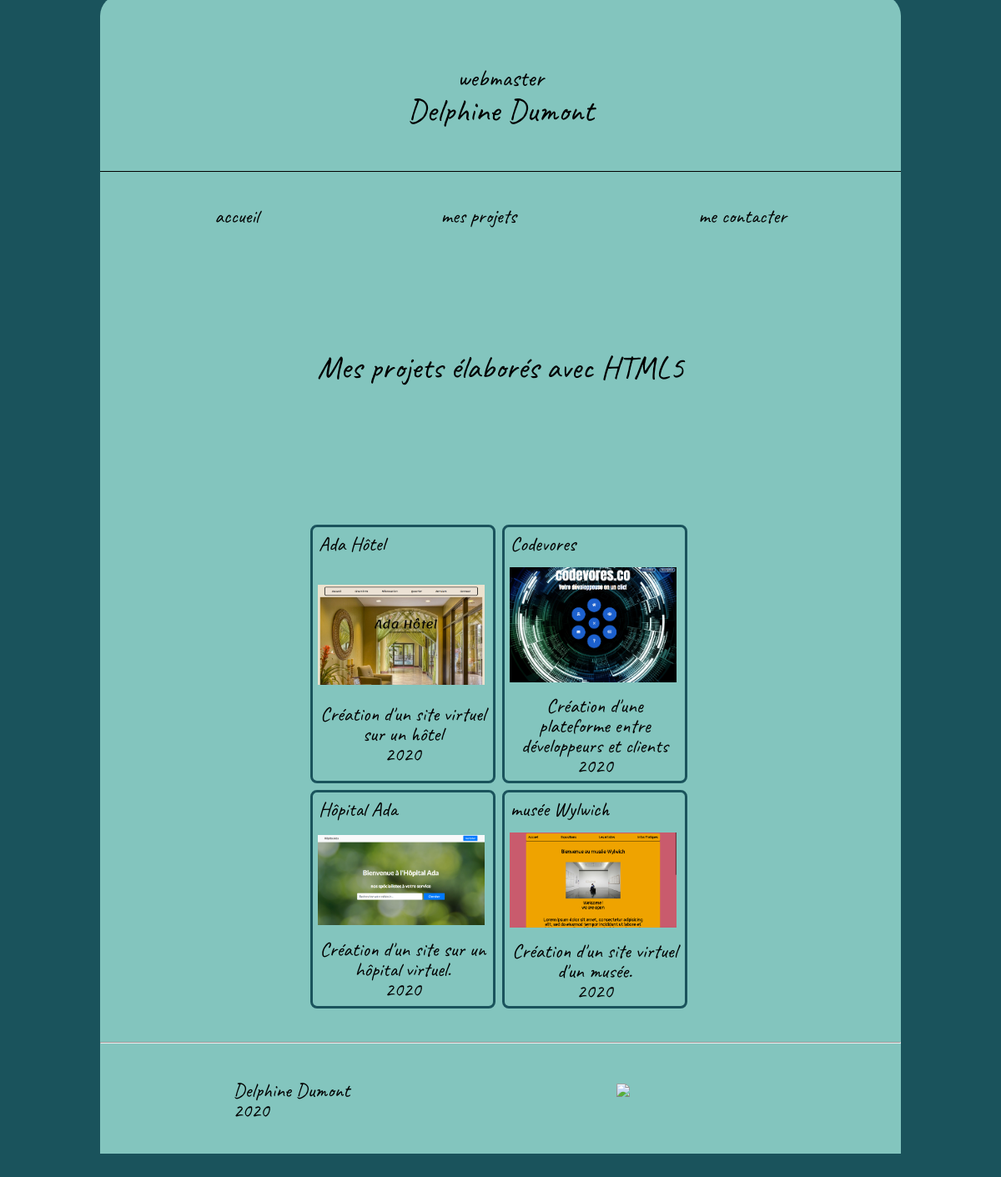
The app's page /projet_par_techno.php?lien_techno=HTML5 with its own data.
### tables this page shows
CREATE TABLE `projet` (
  `id_projet` int(11) NOT NULL,
  `titre_projet` varchar(250) NOT NULL,
  `chapo` varchar(250) DEFAULT NULL,
  `texte` text NOT NULL,
  `annee_realisation` int(11) NOT NULL,
  `client` varchar(250) DEFAULT NULL,
  `lien` varchar(250) DEFAULT NULL,
  `ordre` int(11) NOT NULL,
  `online` tinyint(1) DEFAULT NULL
);

### projet_par_techno.php (the view, shortened to what this page needs)
<?php include 'config.php';
include PATH_TEMPLATE . "include/head.php";
?>
<?php
$reponse = $bdd->query(" SELECT * from projet,projet_techno,technologie
                        WHERE projet.id_projet=projet_techno.projet_id
                        AND projet_techno.techno_id= technologie.id_techno
                        AND technologie.nom_techno = '$_GET[lien_techno]'");
$result_techno = $reponse->fetchAll();
if (empty($result_techno)) {
  header("location:projet_liens.php");
  exit;
} else {
    echo "<main>";
    echo "<h1> Mes projets élaborés avec $_GET[lien_techno] </h1><br> ";
    echo "<div class='contenair_projets'>";
        foreach ($result_techno as $key => $projetParTechno) {
          $url_lienProjet = "projet.php?projetChoisi=" . $projetParTechno["id_projet"];
          echo "<div class='tousProjets'>";
          echo "<a href='$url_lienProjet'>" . $projetParTechno['titre_projet'] .  "</a>";
          echo html_image("image/projet/" .  $projetParTechno["titre_projet"] . "1.jpg","demoImage" );
             echo $projetParTechno["texte"] . "<br>";
             echo $projetParTechno["annee_realisation"];
            echo "</div>";
              }
    echo "</div>";
    echo "</main>";
}
include PATH_TEMPLATE . "include/footer.php";
?>

### template/site2020/include/head.php (shortened to what this page needs)
<!DOCTYPE html>
<html lang="fr" dir="ltr">
  <head>
    <link rel="stylesheet" href="<?php echo URL_TEMPLATE ?>/css/mes_styles.css">
  </head>
  <body>
    <header>
      <div class="contenair">
        <div class="titre_nom">
          <h1><?php echo NOM_DU_TITLE ?></h1>
          <h2>webmaster</h2>
        </div>
        <div class="navigation">
          <?php include "navigation.php" ?>
        </div>
      </div>
    </header>
    <main>

### template/site2020/include/navigation.php
<nav>
  <ul>
    <li><a href="<?php echo CV_URL_SITE ?>">accueil</a></li>
    <li><a href="<?php echo CV_URL_SITE . "projet_liens.php" ?>">mes projets</a></li>
    <li><a href="<?php echo CV_URL_SITE . "contact.php" ?>">me contacter</a></li>
  </ul>
</nav>

### fonctions_utiles.php (shortened to what this page needs)
<?php
function MontrerContenu($genre) {
    global $bdd;
    $query = $bdd -> prepare("SELECT * from simpledonnee where genre = :genre");
    $query -> execute([":genre" => $genre]);
    $val = $query ->  fetch(PDO::FETCH_ASSOC);
    if(isset($val["contenu"])) {
        return $val["contenu"];
    }
}
function html_image($urlImage, $classHtml = "") {
        if(is_file(CV_PATH_SITE .$urlImage)) {
            return "<img src='".CV_URL_SITE."/$urlImage' class='$classHtml'>";
        }
        return "";
}

### template/site2020/include/footer.php (shortened to what this page needs)
<footer>
<hr>
  <div class="contenairFooter">
      <div class="delfDate">
        <div class="">
          <?php echo NOM_DU_TITLE ?>
        </div>
        <div class="">
          <?php echo date("Y") ?>
        </div>
      </div>
      <div class="logo">
        <a href="<?php echo MontrerContenu('LINKEDIN')?>" target="_blank"><img src="https://img.icons8.com/fluent/48/000000/linkedin.png"/></a>
      </div>
    </div>
  </main>
</body>
</html>

### template/site2020/css/mes_styles.css (style rules this page uses)
html, body, div, span, applet, object, iframe, h1, h2, h3, h4, h5, h6, p, blockquote, pre, a, abbr, acronym, address, big, cite, code, del, dfn, em, img, ins, kbd, q, s, samp, small, strike, strong, sub, sup, tt, var, b, u, i, center, dl, dt, dd, ol, ul, li, fieldset, form, label, legend, table, caption, tbody, tfoot, thead, tr, th, td, article, aside, canvas, details, embed, figure, figcaption, footer, header, hgroup, menu, nav, output, ruby, section, summary, time, mark, audio, video { margin: 0; padding: 0; border: 0; font-size: 100%; font: inherit; vertical-align: baseline; }
article, aside, details, figcaption, figure, footer, header, hgroup, menu, nav, section { display: block; }
body { line-height: 1; }
ol, ul { list-style: none; }
body { background-color: #1a535c; font-family: 'Caveat', cursive; font-size: 1.5em; }
header, main { width: 80%; background-color: #83c5be; margin-left: 10%; margin-top: -3vh; margin-bottom: 2vh; }
header { border-top-left-radius: 25px; border-top-right-radius: 25px; }
footer { border-bottom-left-radius: 25px; border-bottom-right-radius: 25px; }
h1, p { text-align:center; width: 80%; height: auto; padding-left: 10%; padding-bottom: 8vh; }
h1 { font-size: 1.6em; padding-top: 15vh; margin-bottom: 8vh; }
.titre_nom { display:flex; flex-direction: column; margin-top: 5vh; }
.titre_nom h2 { text-align:center; font-size: 1.2em; margin-top: -13vh; padding-bottom: 12vh; }
header nav ul { display: flex; justify-content: space-around; background-color: inherit; padding: 2vh; margin-top: 2vh; }
header ul li { padding:1px; list-style-type: none; }
a { text-decoration: none; padding: 2px 1px 0; color: black; }
header nav li { cursor: pointer; list-style: none; position: relative; }
header nav { border-top: solid 1px black; padding: 1vh 1vw; }
header nav li:before { content: ""; position: absolute; width: 100%; height: 1px; bottom: 0; left: 0; background-color: #1a535c; visibility: hidden; transform: scaleX(0); transition: all .3s ease-in-out; }
.contenair_projets { display: flex; flex-direction: row; flex-wrap: wrap; min-height: 63vh; padding: 1rem; padding-left: 13vw; }
.tousProjets { display: flex; flex-direction: row; flex-wrap: wrap; text-align: center; border: 3px solid #1A535C; border-radius: 0.5rem; margin: 0rem 0.5rem 0.5rem 0rem; max-width: 17vw; padding: 1%; }
.demoImage { width: 98%; object-fit: contain; margin-top: 2vh; margin-bottom: 2vh; }
.contenairFooter { display: flex; justify-content: space-around; background-color: #83c5be; margin-top: 0vh; padding-top: 4vh; padding-bottom: 5vh; }
.delfDate { display: flex; flex-direction: column; }
.logo { width: 15vh; }
.logo, img { width: 19%; }

### records on screen
projet: titre_projet "Ada Hôtel", shows a picture, texte "Création d'un site virtuel sur un hôtel", annee_realisation "2020"
projet: titre_projet "Codevores", shows a picture, texte "Création d'une plateforme entre développeurs et clients", annee_realisation "2020"
projet: titre_projet "Hôpital Ada", shows a picture, texte "Création d'un site sur un hôpital virtuel.", annee_realisation "2020"
projet: titre_projet "musée Wylwich", shows a picture, texte "Création d'un site virtuel d'un musée.", annee_realisation "2020"

### other values on screen
NOM_DU_TITLE "Delphine Dumont"
$_GET[lien_techno] "HTML5"
